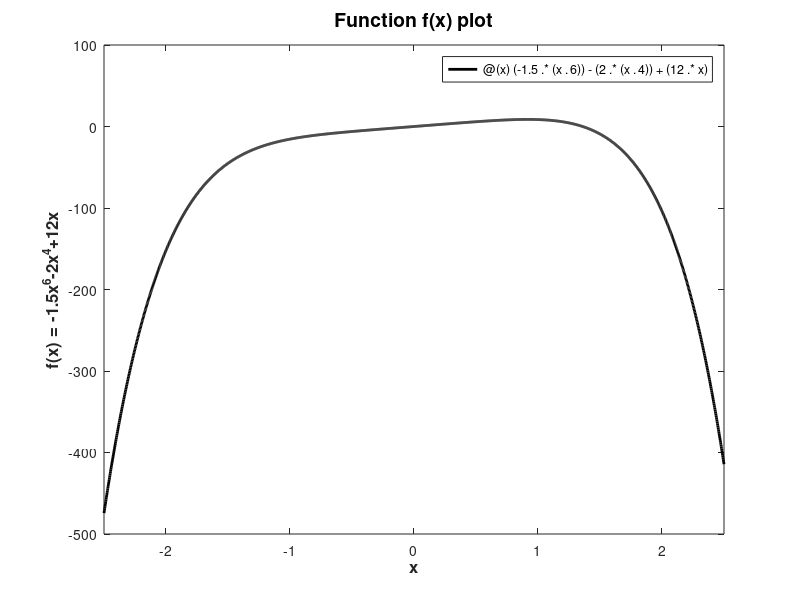

The MATLAB script that drew this image: (Note: this script raises an error after producing the figure.)
% Robert Heeter
% BIOE 391 Numerical Methods
% HOMEWORK 4 MATLAB SCRIPT

clc, clf, clear, close all

%% P1. PROBLEM 7.4
disp('P1. PROBLEM 7.4');

% Plot function (PART A)
fx = @(x) (-1.5.*(x.^6))-(2.*(x.^4))+(12.*x); % function f(x)
figure
fplot(fx,[-2.5, 2.5],'-k','LineWidth',2);
xlabel('x','FontSize',12,'FontWeight','bold');
ylabel('f(x) = -1.5x^6-2x^4+12x','FontSize',12,'FontWeight','bold');
title('Function f(x) plot','FontSize',14,'FontWeight','bold');
ax = gca;
ax.XAxisLocation = 'origin';
axis([-3 3 -500 50]);

% Maximum value (PART C)
dfdx = @(x) (-9.*(x.^5))-(8.*(x.^3))+(12); % derivative of f(x)
[x_max,~,ea,iter] = bisection(dfdx,-2,2,0,20); % use bisection function (below)
fx_max = fx(x_max); % evaluate f(x) at x_max
disp('Bisection method output:') % display results
fprintf('maximum (x_max, f(x_max)) = (%f, %f)\napprox. relative error = %f\niterations = %d\n\n',x_max,fx_max,ea,iter);


%% P2. PROBLEM 7.17
disp('P2. PROBLEM 7.17');

g = 9.81; % gravitational acceleration (m/s^2)
z_0 = 100; % initial altitude (m)
v_0 = 55; % initial velocity (m/s)
m = 80; % mass (kg)
c = 15; % linear drag coefficient (kg/s)

z = @(t) z_0 + ((m/c)*(v_0+(m*g/c))*(1-exp(-1*(c/m)*t)))-(m*g*t/c); % motion of bungee jumper function
[t,z_max,ea,iter] = goldensectionmax(z,0,20,0,20); % use golden-section function (below)

% Display results
disp('Golden-section method output:')
fprintf('time at maximum (s) = %f\nmaximum altitude (m) = %f\napprox. relative error = %f\niterations = %d\n\n',t,z_max,ea,iter);


%% P3. PROBLEM 7.19
disp('P3. PROBLEM 7.19');

f = @(x) ((x^2)/10)-(2*sin(x)); % function f(x)
xl = 0; % initial guesses
xu = 4;

[x_min,fx_min,ea,iter] = parabolicinterpolationmin(f,xl,xu,0.001,10); % use parabolic interpolation function (below)

% Display results
disp('Parabolic interpolation output:')
fprintf('minimum (x_min, f(x_min)) = (%f, %f)\napprox. relative error = %f\niterations = %d\n\n',x_min,fx_min,ea,iter);


%% P4. PROBLEM 7.29
disp('P4. PROBLEM 7.29');

C = 1; % proportionality constant (assume basis of C = 1)
cost = @(x) C*((1./((1-x).^2)).^0.6)+(6*((1./x).^0.6)); % cost function
[x,fx] = fminbnd(cost,0,1); % use fminbnd function

% Display results
disp('Fminbnd output:')
fprintf('minimum of cost function (x_A, cost) = (%f, %f)\n\n',x,fx);


%% P5. PROBLEM 7.35
disp('P5. PROBLEM 7.35');

% PART A
sigma = 0.6; % ratio of air density between flight altitude and sea level
W = 16000; % weight
D = @(V) (0.01*sigma*(V^2)) + ((0.95/sigma)*((W/V)^2)); % drag function
[V_mina,D_mina] = fminbnd(D,0,5000); % use fminbnd function
disp('Fminbnd output:') % display results
fprintf('minimum of drag function (V_min, D_min) = (%f, %f)\n\n',V_mina,D_mina);

% Sensitivity analysis (PART B)
sigma = 0.6; % ratio of air density between flight altitude and sea level
W_range = (12000:1000:20000)'; % weight range
V_minb = zeros(size(W_range)); % preallocate result vectors
D_minb = zeros(size(W_range));

for i = 1:length(W_range)
    W = W_range(i);
    D = @(V) (0.01*sigma*(V^2)) + ((0.95/sigma)*((W/V)^2)); % drag function
    [V_minb(i),D_minb(i)] = fminbnd(D,0,5000); % use fminbnd function
end

disp('Fminbnd output:') % display results
fprintf(' W:      V_min:       D_min: \n');
fprintf(' %5.0f   %7.4f     %8.4f\n',[W_range,V_minb,D_minb]');
disp(' ');


%% P6. PROBLEM 7.42
disp('P6. PROBLEM 7.42');

W = 670000; % weight (N)
A = 150; % wing platform area (m^2)
AR = 6.5; % aspect ratio
C_D0 = 0.018; % drag coefficent at zero lift
rho = 0.413; % air desnity (kg/m^3)

C_L = @(v) (2*W)/(rho*(v^2)*A); % lift equation
C_D = @(v) C_D0 + (((C_L(v))^2)/(pi*AR)); % drag equation
F_D = @(v) W*(C_D(v)/C_L(v)); % drag force equation

[v,ratio] = fminbnd(@(v) F_D(v)/v,0,500); % use fminbnd function to find minimum ratio of drag force to velocity
disp('Fminbnd output:') % display results
fprintf('optimum velocity (m/s) = %f\ndrag force (N) = %f\nratio drag force to velocity = %f\n\n',v,F_D(v),ratio);


%% Additional Functions

function [root,fx,ea,iter] = bisection(func,xl,xu,es,maxit,varargin)
% ABOUT: Bisection method for finding roots, adapted from textbook .m file.
% INPUTS: func = function; xl, xu = lower and upper bounds; es = desired
% relative error (as percent); maxit = maximum iterations
% OUTPUTS: root = real root; fx = function value at root; ea = approximate
% relative error (as percent); iter = number of iterations

if nargin < 3
    error('At least 3 input arguments required.')
end
test = func(xl,varargin{:})*func(xu,varargin{:});
if test > 0
    error('No sign change.')
end
if nargin < 4 || isempty(es)
    es = 0.0001;
end
if nargin < 5 || isempty(maxit)
    maxit = 50;
end

iter = 0;
xr = xl;
ea = 100;
while (1)
    xrold = xr;
    xr = (xl + xu)/2;
    iter = iter + 1;
    if xr ~= 0
        ea = abs((xr - xrold)/xr) * 100;
    end
    test = func(xl,varargin{:})*func(xr,varargin{:});
    if test < 0
        xu = xr;
    elseif test > 0
        xl = xr;
    else
        ea = 0;
    end
    if ea <= es || iter >= maxit
        break
    end
end

root = xr;
fx = func(xr, varargin{:});

end


function [x,fx,ea,iter] = goldensectionmax(f,xl,xu,es,maxit,varargin)
% ABOUT: Golden-section method for finding maximums, adapted from textbook
% .m file.
% INPUTS: f = function; xl, xu = lower and upper bounds; es = desired
% relative error (as percent); maxit = maximum iterations
% OUTPUTS: x = location of maximum; fx = function value at maximum; ea =
% approximate relative error (as percent); iter = number of iterations

if nargin < 3
    error('At least 3 input arguments required.')
end
if nargin < 4 || isempty(es)
    es = 0.0001;
end
if nargin < 5 || isempty(maxit)
    maxit = 50;
end

phi=(1+sqrt(5))/2;
iter = 0;
d = (phi-1) * (xu-xl);
x1 = xl + d;
x2 = xu - d;
f1 = f(x1,varargin{:});
f2 = f(x2,varargin{:});
while(1)
    xint = xu-xl;
    if f1 > f2 % changed condition to f1 > f2 to identify a maximum instead of minimum
        xopt = x1;
        xl = x2;
        x2 = x1;
        f2 = f1;
        x1 = xl + (phi-1) * (xu-xl);
        f1 = f(x1,varargin{:});
    else
        xopt = x2;
        xu = x1;
        x1 = x2;
        f1 = f2;
        x2 = xu - (phi-1) * (xu-xl);
        f2 = f(x2,varargin{:});
    end
    iter = iter+1;
    if xopt ~= 0
        ea = (2-phi) * abs(xint/xopt)*100;
    end
    if ea <= es || iter >= maxit
        break
    end
end

x = xopt;
fx = f(xopt,varargin{:});

end


function [x,fx,ea,iter] = parabolicinterpolationmin(f,xl,xu,es,maxit,varargin)
% ABOUT: Parabolic interpolation method for finding minimums.
% INPUTS: f = function; xl, xu = lower and upper guesses; es = desired
% relative error (as percent); maxit = maximum iterations
% OUTPUTS: x = location of minimum; fx = function value at minimum; ea =
% approximate relative error (as percent); iter = number of iterations

if nargin < 3
    error('At least 3 input arguments required.')
end
if xl >= xu
    error('Check lower and upper guesses.')
end

xm = xl + (xu-xl)/2; % midpoint of initial interval
x1 = xl;
x2 = xm;
x3 = xu;
if f(x2,varargin{:}) >= f(x1,varargin{:}) || f(x2,varargin{:}) >= f(x3,varargin{:}) % check whether guesses bracket minimum
    error('Guesses do not bracket minimum.')
end

if nargin < 4 || isempty(es)
    es = 0.0001;
end
if nargin < 5 || isempty(maxit)
    maxit = 50;
end

iter = 0;
while(1)
    % use formula for parabolic fit
    xn_numerator = (((x2-x1)^2)*(f(x2,varargin{:})-f(x3,varargin{:}))) - (((x2-x3)^2)*(f(x2,varargin{:})-f(x1,varargin{:})));
    xn_denominator = ((x2-x1)*(f(x2,varargin{:})-f(x3,varargin{:}))) - ((x2-x3)*(f(x2,varargin{:})-f(x1,varargin{:})));
    xn = x2 - (0.5)*(xn_numerator/xn_denominator);
    iter = iter+1;
    if xn ~= 0
        ea = abs((xn - x2)/xn) * 100;
    end
    if ea <= es || iter >= maxit
        break
    end
    % adjust points for parabolic fit and iterate
    if xn < x2
        x1 = x2;
        x2 = xn;
    else
        x3 = x2;
        x2 = xn;
    end
end

x = xn;
fx = f(xn,varargin{:});

end
